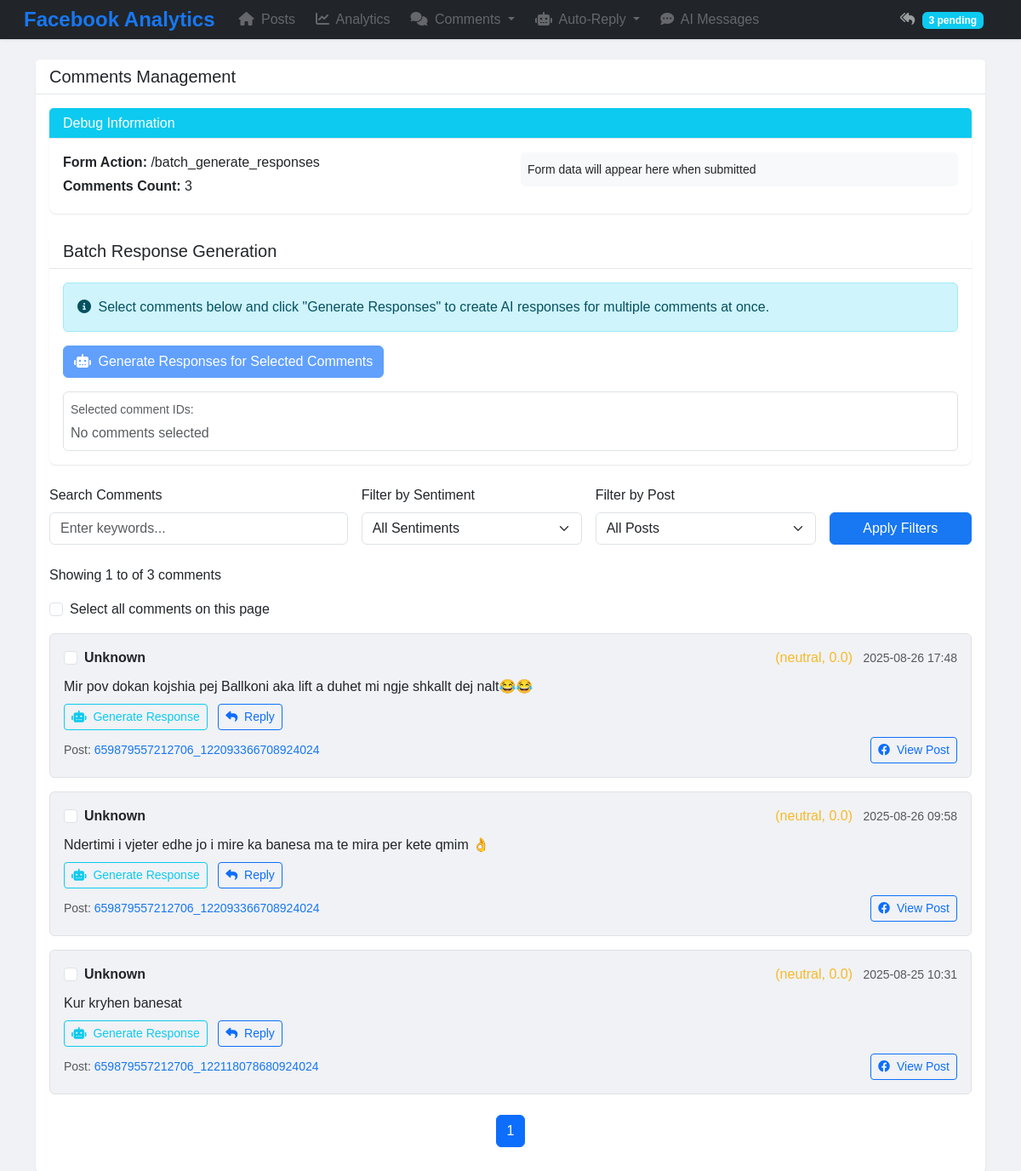
The page /comments on the database its author committed.
### models.py (models this page shows, shortened)
class Comment(Base):
    __tablename__ = 'comments'
    id = Column(Integer, primary_key=True)
    post_id = Column(String(100), ForeignKey('posts.post_id'), nullable=False)
    comment_id = Column(String(100), unique=True, nullable=False)
    message = Column(String(1000))
    created_time = Column(DateTime, nullable=False)
    sentiment_score = Column(Float, default=0.0)
    sentiment_category = Column(String(20), default='neutral')
    user_name = Column(String(200))
    keywords = Column(String(500))
    ai_responded = Column(Boolean, default=False)
    ai_response = Column(Text)
    ai_evaluation = Column(Text)  # Store JSON evaluation data
    replies = relationship("CommentReply", backref="comment_rel", lazy="select")
    post = relationship("Post", back_populates="comments")

### app.py (the view)
@app.route('/comments')
def comments():
    session = Session()
    try:
        page = request.args.get('page', 1, type=int)
        sentiment_filter = request.args.get('sentiment', 'all')
        search_query = request.args.get('search', '')
        posts_filter = request.args.get('post', 'all')
        query = session.query(Comment).join(Post)
        if sentiment_filter != 'all':
            query = query.filter(Comment.sentiment_category == sentiment_filter)
        if search_query:
            query = query.filter(Comment.message.ilike(f'%{search_query}%'))
        if posts_filter != 'all':
            query = query.filter(Comment.post_id == posts_filter)
        all_posts = session.query(Post).order_by(Post.created_time.desc()).all()
        per_page = 50
        total_count = query.count()
        total_pages = ceil(total_count / per_page) if total_count > 0 else 1
        page = max(1, min(page, total_pages))
        offset = (page - 1) * per_page
        comments = query.order_by(Comment.created_time.desc()).offset(offset).limit(per_page).all()
        pagination = {
            'page': page,
            'per_page': per_page,
            'total': total_count,
            'pages': total_pages,
            'has_prev': page > 1,
            'has_next': page < total_pages,
            'prev_num': page - 1,
            'next_num': page + 1
        }
        def iter_pages(left_edge=2, left_current=2, right_current=5, right_edge=2):
            last = 0
            for num in range(1, total_pages + 1):
                if (num <= left_edge or
                    (num > page - left_current - 1 and num < page + right_current) or
                    num > total_pages - right_edge):
                    if last + 1 != num:
                        yield None
                    yield num
                    last = num
        pagination['iter_pages'] = iter_pages
        return render_template('comments.html',
                             comments=comments,
                             pagination=pagination,
                             sentiment_filter=sentiment_filter,
                             search_query=search_query,
                             posts_filter=posts_filter,
                             all_posts=all_posts)
    except Exception as e:
        return f"Error retrieving comments: {str(e)}"
    finally:
        session.close()

### app.py (called while the page is built)
@app.context_processor
def inject_csrf_token():
    from flask_wtf.csrf import generate_csrf
    return dict(csrf_token=generate_csrf)

@app.context_processor
def inject_global_vars():
    return {
        'FACEBOOK_PAGE_NAME': os.getenv('FACEBOOK_PAGE_NAME', 'N/A')
    }

@app.context_processor
def inject_pending_comments_count():
    try:
        session = Session()
        pending_count = session.query(Comment).filter_by(ai_responded=False).count()
        session.close()
        return {'pending_comments_count': pending_count}
    except:
        return {'pending_comments_count': 0}

### templates/comments.html (shortened to what this page needs)
{% extends "base.html" %}
{% block content %}
<div class="row">
    <div class="col-12">
        <div class="card">
            <div class="card-header">
                <h5 class="mb-0">Comments Management</h5>
            </div>
            <div class="card-body">
                <div class="card mb-4 border-info">
                    <div class="card-header bg-info text-white">
                        <h6 class="mb-0">Debug Information</h6>
                    </div>
                    <div class="card-body">
                        <div class="row">
                            <div class="col-md-6">
                                <p class="mb-1"><strong>Form Action:</strong> {{ url_for('batch_generate_responses') }}</p>
                                <p class="mb-1"><strong>Comments Count:</strong> {{ comments|length if comments else 0 }}</p>
                            </div>
                            <div class="col-md-6">
                                <div id="formDataDebug" class="p-2 bg-light rounded">
                                    <small>Form data will appear here when submitted</small>
                                </div>
                            </div>
                        </div>
                    </div>
                </div>
                <div class="card mb-4">
                    <div class="card-header">
                        <h5 class="mb-0">Batch Response Generation</h5>
                    </div>
                    <div class="card-body">
                        <div class="alert alert-info">
                            <i class="fas fa-info-circle me-1"></i>
                            Select comments below and click "Generate Responses" to create AI responses for multiple comments at once.
                        </div>
                        <button type="button" class="btn btn-primary" id="batchGenerateBtn" disabled>
                            <i class="fas fa-robot me-1"></i> Generate Responses for Selected Comments
                        </button>
                        <div class="mt-3 p-2 border rounded">
                            <small class="text-muted">Selected comment IDs:</small>
                            <div id="selectedCommentsDebug" class="mt-1"></div>
                        </div>
                    </div>
                </div>
                <form method="get" action="{{ url_for('comments') }}" class="row g-3 mb-4">
                    <div class="col-md-4">
                        <label for="search" class="form-label">Search Comments</label>
                        <input type="text" class="form-control" id="search" name="search" value="{{ search_query }}" placeholder="Enter keywords...">
                    </div>
                    <div class="col-md-3">
                        <label for="sentiment" class="form-label">Filter by Sentiment</label>
                        <select class="form-select" id="sentiment" name="sentiment">
                            <option value="all" {% if sentiment_filter == 'all' %}selected{% endif %}>All Sentiments</option>
                        </select>
                    </div>
                    <div class="col-md-3">
                        <label for="post" class="form-label">Filter by Post</label>
                        <select class="form-select" id="post" name="post">
                            <option value="all" {% if posts_filter == 'all' %}selected{% endif %}>All Posts</option>
                        </select>
                    </div>
                    <div class="col-md-2 d-flex align-items-end">
                        <button type="submit" class="btn btn-primary w-100">Apply Filters</button>
                    </div>
                </form>
                {% if comments %}
                    <div class="mb-3">
                        Showing {{ (pagination.page - 1) * pagination.per_page + 1 }} to
                        {{ pagination.min}} of
                        {{ pagination.total }} comments
                    </div>
                    <div class="form-check mb-3">
                        <input class="form-check-input" type="checkbox" id="selectAllCheckbox">
                        <label class="form-check-label" for="selectAllCheckbox">
                            Select all comments on this page
                        </label>
                    </div>
                    {% for comment in comments %}
                        <div class="comment mb-3 p-3 border rounded">
                            <div class="d-flex justify-content-between align-items-start mb-2">
                                <div class="form-check">
                                    <input class="form-check-input comment-checkbox" type="checkbox"
                                           name="comment_ids" value="{{ comment.comment_id }}"
                                           id="comment-{{ comment.comment_id }}"
                                           data-comment-id="{{ comment.comment_id }}">
                                    <label class="form-check-label" for="comment-{{ comment.comment_id }}">
                                        <strong>{{ comment.user_name }}</strong>
                                    </label>
                                </div>
                                <div>
                                    <span class="sentiment-{{ comment.sentiment_category }} me-2">
                                        ({{ comment.sentiment_category }}, {{ comment.sentiment_score|round(2) }})
                                    </span>
                                    <small class="text-muted">{{ comment.created_time.strftime('%Y-%m-%d %H:%M') }}</small>
                                </div>
                            </div>
                            <p class="mb-2">{{ comment.message }}</p>
                            <div class="comment-actions mt-2">
                                <a href="{{ url_for('generate_response', comment_id=comment.comment_id) }}"
                                   class="btn btn-sm btn-outline-info me-2">
                                    <i class="fas fa-robot me-1"></i> Generate Response
                                </a>
                                <button class="btn btn-sm btn-outline-primary me-2" type="button"
                                        data-bs-toggle="collapse" data-bs-target="#replyForm-{{ comment.comment_id }}"
                                        aria-expanded="false" aria-controls="replyForm-{{ comment.comment_id }}">
                                    <i class="fas fa-reply me-1"></i> Reply
                                </button>
                            </div>
                            <div class="d-flex justify-content-between align-items-center mt-2">
                                <small class="text-muted">
                                    Post: <a href="{{ url_for('post_analysis', post_id=comment.post_id) }}" class="facebook-link">{{ comment.post_id }}</a>
                                </small>
                                <a href="{{ url_for('get_post_facebook_url', post_id=comment.post_id) }}" target="_blank" class="btn btn-sm btn-outline-primary">
                                    <i class="fab fa-facebook me-1"></i> View Post
                                </a>
                            </div>
                        </div>
                    {% endfor %}
                    <nav aria-label="Comments pagination" class="mt-4">
                        <ul class="pagination justify-content-center">
                            {% for page_num in pagination.iter_pages() %}
                                {% if page_num %}
                                    <li class="page-item {% if page_num == pagination.page %}active{% endif %}">
                                        <a class="page-link" href="{{ url_for('comments', page=page_num, sentiment=sentiment_filter, search=search_query, post=posts_filter) }}">
                                            {{ page_num }}
                                        </a>
                                    </li>
                                {% else %}
                                    <li class="page-item disabled">
                                        <span class="page-link">...</span>
                                    </li>
                                {% endif %}
                            {% endfor %}
                        </ul>
                    </nav>
                {% else %}
                    <div class="text-center py-5">
                        <i class="fas fa-comment-slash fa-3x text-muted mb-3"></i>
                        <h4>No comments found</h4>
                        <p class="text-muted">Try adjusting your filters or fetch more data</p>
                    </div>
                {% endif %}
            </div>
        </div>
    </div>
</div>
{% endblock %}

### templates/base.html (style rules this page uses)
:root { --fb-blue: #1877f2; --fb-dark-blue: #166fe5; --fb-gray: #f0f2f5; --fb-dark-gray: #e4e6eb; --fb-text: #050505; --fb-text-secondary: #65676b; }
body { background-color: var(--fb-gray); color: var(--fb-text); font-family: Helvetica, Arial, sans-serif; }
.card { border: none; border-radius: 8px; box-shadow: 0 1px 2px rgba(0, 0, 0, 0.1); margin-bottom: 16px; }
.card-header { background-color: white; border-bottom: 1px solid #e4e6eb; font-weight: 600; }
.btn-primary { background-color: var(--fb-blue); border-color: var(--fb-blue); }
.comment { background-color: var(--fb-gray); border-radius: 8px; padding: 12px; margin-bottom: 8px; }
.sentiment-neutral { color: #f7b928; }
.facebook-link { color: var(--fb-blue); text-decoration: none; }

### rows shown on the page
Comment: user_name "Unknown", sentiment_category "neutral", sentiment_score "0.0", created_time "2025-08-26 17:48", message "Mir pov dokan kojshia pej Ballkoni aka lift a duhet mi ngje shkallt dej nalt😂😂", post_id "659879557212706_122093366708924024"
Comment: user_name "Unknown", sentiment_category "neutral", sentiment_score "0.0", created_time "2025-08-26 09:58", message "Ndertimi i vjeter edhe jo i mire ka banesa ma te mira per kete qmim 👌", post_id "659879557212706_122093366708924024"
Comment: user_name "Unknown", sentiment_category "neutral", sentiment_score "0.0", created_time "2025-08-25 10:31", message "Kur kryhen banesat", post_id "659879557212706_122118078680924024"

### other values the page prints
{{ pending_comments_count }} "3"
{{ url_for('batch_generate_responses') }} "/batch_generate_responses"
{{ comments|length if comments else 0 }} "3"
{{ (pagination.page - 1) * pagination.per_page + 1 }} "1"
{{ pagination.total }} "3"
{{ page_num }} "1"
